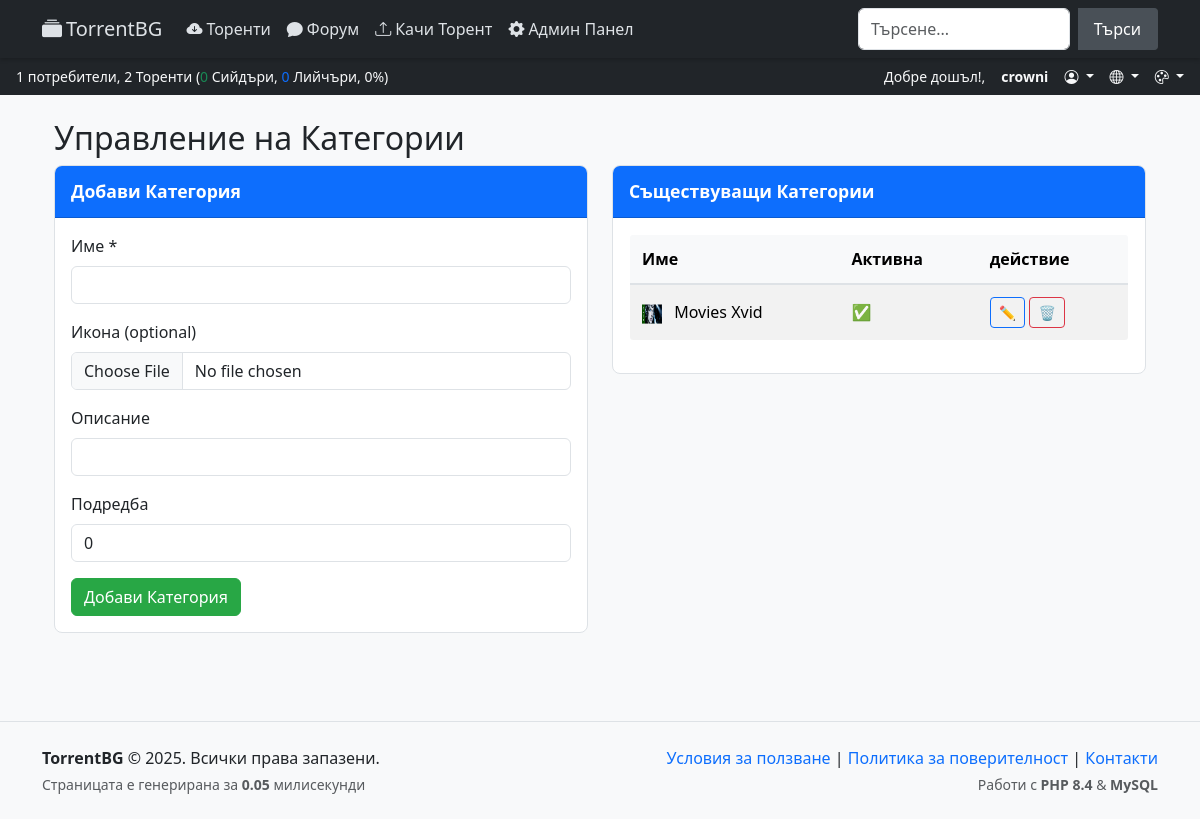
Before: /admin/categories.php (signed in) with the older database file.
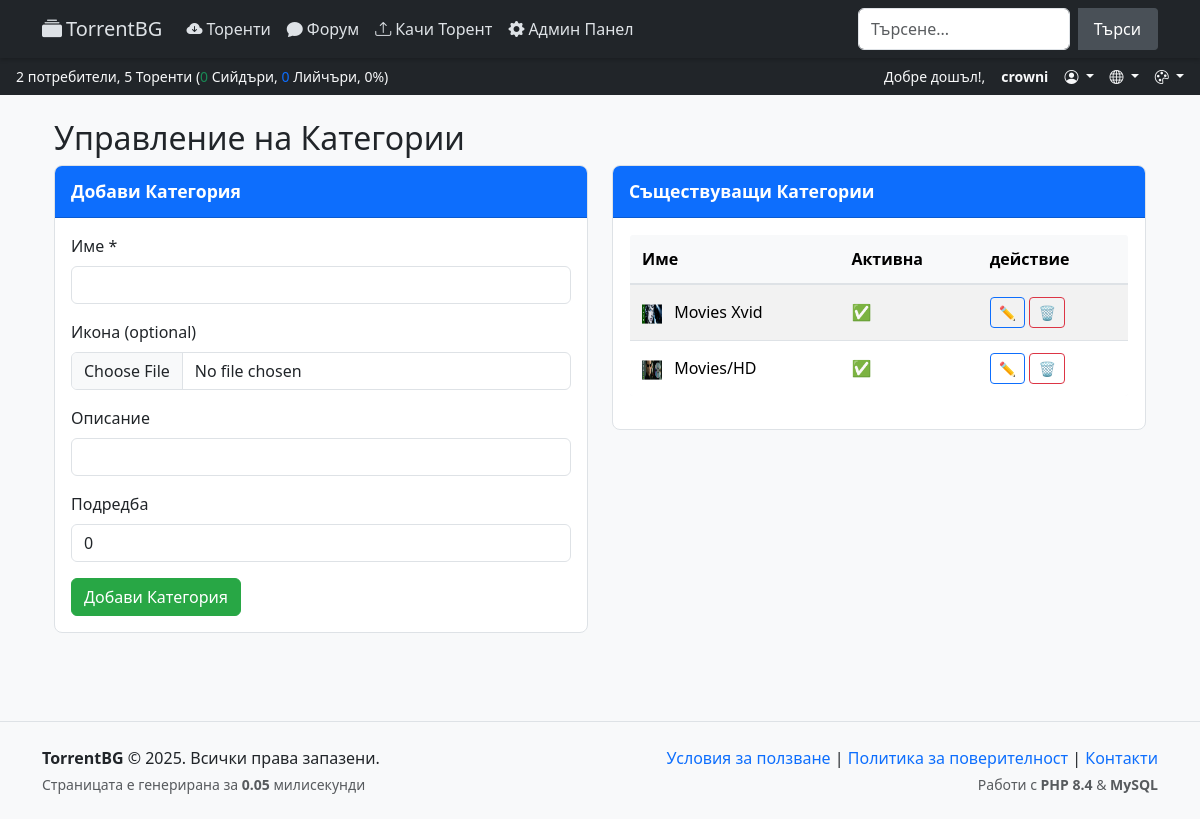
After: the same page with the newer database file.
### tables this page shows
CREATE TABLE IF NOT EXISTS `categories` (
  `id` int UNSIGNED NOT NULL AUTO_INCREMENT,
  `name` varchar(50) NOT NULL,
  `icon` varchar(255) DEFAULT NULL,
  `description` varchar(255) DEFAULT NULL,
  `order` tinyint UNSIGNED NOT NULL DEFAULT '0',
  `is_active` tinyint(1) NOT NULL DEFAULT '1',
  PRIMARY KEY (`id`)
);

### includes/Language.php (called while the page is built, shortened)
<?php
class Language {
    private string $langCode;
    private array $translations = [];
    public function __construct(string $langCode = 'en') {
        $supported = ['en', 'bg', 'fr', 'de', 'ru'];
        $this->langCode = in_array($langCode, $supported) ? $langCode : 'en';
    }
    private function loadLanguage(): void {
        $file = __DIR__ . "/../language/{$this->langCode}.php";
        if (file_exists($file)) {
            $this->translations = require $file;
        } else {
            $this->translations = require __DIR__ . '/../language/en.php';
        }
    }
    public function get(string $key, ...$params): string {
        $text = $this->translations[$key] ?? "{{$key}}";
        return $params ? vsprintf($text, array_map('htmlspecialchars', $params)) : htmlspecialchars($text);
    }
    public function getCurrent(): string {
        return $this->langCode;
    }
}

### includes/StyleManager.php (called while the page is built, shortened)
<?php
class StyleManager {
    private string $style;
    public function __construct() {
        $this->style = $_GET['style'] ?? $_SESSION['style'] ?? $_COOKIE['style'] ?? 'light';
    }
    public function getCSS(): string {
        return "styles/{$this->style}/style.css";
    }
}

### includes/Auth.php (called while the page is built, shortened)
<?php
class Auth {
    private PDO $pdo;
    private ?array $user = null;
    public function __construct(PDO $pdo) {
        $this->pdo = $pdo;
        $this->loadUser();
    }
    private function loadUser(): void {
        if (isset($_SESSION['user_id'])) {
            $stmt = $this->pdo->prepare("SELECT * FROM users WHERE id = ?");
            $stmt->execute([$_SESSION['user_id']]);
            $this->user = $stmt->fetch();
        }
    }
    public function isLoggedIn(): bool {
        return $this->user !== null;
    }
}

### admin/categories.php (the view, shortened to what the changed rows need)
<?php
require_once __DIR__ . '/../includes/Auth.php';
require_once __DIR__ . '/../includes/Language.php';
$pdo = Database::getInstance();
$stmt = $pdo->query("SELECT * FROM categories ORDER BY `order`");
$categories = $stmt->fetchAll();
require_once __DIR__ . '/../templates/header.php';
?>
<div class="container-fluid">
    <h2><?= $lang->get('manage_categories') ?></h2>
    <div class="row">
        <div class="col-md-6">
            <div class="card">
                <div class="card-body">
                    <div class="table-responsive">
                        <table class="table table-striped">
                            <thead>
                                <tr>
                                    <th><?= $lang->get('name') ?></th>
                                    <th><?= $lang->get('active') ?></th>
                                    <th><?= $lang->get('actions') ?></th>
                                </tr>
                            </thead>
                            <tbody>
                                <?php foreach ($categories as $cat): ?>
                                    <tr>
                                        <td>
                                            <?php if ($cat['icon']): ?>
                                                <img src="/<?= $cat['icon'] ?>" width="20" height="20" class="me-2">
                                            <?php endif; ?>
                                            <?= htmlspecialchars($cat['name']) ?>
                                        </td>
                                        <td><?= $cat['is_active'] ? '✅' : '❌' ?></td>
                                        <td>
                                            <button class="btn btn-sm btn-outline-primary" data-bs-toggle="modal" data-bs-target="#editCatModal<?= $cat['id'] ?>">✏️</button>
                                            <form method="POST" style="display:inline;" onsubmit="return confirm('<?= $lang->get('confirm_delete') ?>')">
                                                <button type="submit" class="btn btn-sm btn-outline-danger">🗑️</button>
                                            </form>
                                        </td>
                                    </tr>
                                <?php endforeach; ?>
                            </tbody>
                        </table>
                    </div>
                </div>
            </div>
        </div>
    </div>
</div>
<?php require_once __DIR__ . '/../templates/footer.php'; ?>

### templates/header.php (shortened to what the changed rows need)
<?php
require_once ROOT_PATH . 'includes/Auth.php';
require_once ROOT_PATH . 'includes/StyleManager.php';
require_once ROOT_PATH . 'includes/Language.php';
$pdo = Database::getInstance();
$auth = new Auth($pdo);
$styleManager = new StyleManager();
$lang = new Language($_SESSION['lang'] ?? 'en');
try {
    $pdo->exec("CREATE TABLE IF NOT EXISTS `peers` (
        `id` INT NOT NULL AUTO_INCREMENT,
        `torrent_id` INT NOT NULL,
        `peer_id` VARCHAR(40) NOT NULL,
        `ip` VARCHAR(45) NOT NULL,
        `port` INT NOT NULL,
        `seeder` TINYINT(1) NOT NULL DEFAULT 0,
        `uploaded` BIGINT UNSIGNED NOT NULL DEFAULT 0,
        `downloaded` BIGINT UNSIGNED NOT NULL DEFAULT 0,
        `left` BIGINT UNSIGNED NOT NULL DEFAULT 0,
        `last_announce` DATETIME NOT NULL DEFAULT CURRENT_TIMESTAMP ON UPDATE CURRENT_TIMESTAMP,
        PRIMARY KEY (`id`),
        UNIQUE KEY `unique_peer` (`torrent_id`, `peer_id`),
        KEY `torrent_id` (`torrent_id`),
        KEY `seeder` (`seeder`)
    ) ENGINE=InnoDB DEFAULT CHARSET=utf8mb4;");
} catch (Exception $e) {
}
$stmt = $pdo->query("SELECT COUNT(*) FROM users");
$totalUsers = $stmt->fetchColumn();
$stmt = $pdo->query("SELECT COUNT(*) FROM torrents");
$totalTorrents = $stmt->fetchColumn();
$hasSeederColumn = false;
try {
    $hasSeederColumn = true;
} catch (PDOException $e) {
}
if ($hasSeederColumn) {
    $pdo->exec("DELETE FROM peers WHERE last_announce < NOW() - INTERVAL 30 MINUTE");
    $stmt = $pdo->query("SELECT COUNT(*) FROM peers WHERE seeder = 1");
    $seeders = $stmt->fetchColumn();
    $stmt = $pdo->query("SELECT COUNT(*) FROM peers WHERE seeder = 0");
    $leechers = $stmt->fetchColumn();
    $totalPeers = $seeders + $leechers;
    $seederPercentage = $totalPeers > 0 ? round(($seeders / $totalPeers) * 100, 1) : 0;
    $statsText = sprintf(
        "%s %s, %s %s (<span class=\"text-success\">%s</span> %s, <span class=\"text-primary\">%s</span> %s, %s%%)",
        number_format($totalUsers),
        $lang->get('users'),
        number_format($totalTorrents),
        $lang->get('torrents'),
        number_format($seeders),
        $lang->get('seeders'),
        number_format($leechers),
        $lang->get('leechers'),
        $seederPercentage
    );
}
$greeting = '';
if ($auth->isLoggedIn()) {
    $user = $auth->getUser();
    $greeting = $lang->get('welcome') . ', <strong>' . htmlspecialchars($user['username']) . '</strong>';
}
?>
<!DOCTYPE html>
<html lang="<?= $lang->getCurrent() ?>">
<head>
    <link href="https://cdn.jsdelivr.net/npm/bootstrap@5.3.3/dist/css/bootstrap.min.css" rel="stylesheet">
    <link rel="stylesheet" href="https://cdn.jsdelivr.net/npm/bootstrap-icons@1.11.3/font/bootstrap-icons.min.css">
    <link href="<?= $styleManager->getCSS() ?>" rel="stylesheet">
</head>
<body>
    <div class="bg-dark text-light py-2 px-3 d-flex justify-content-between align-items-center small">
        <div>
            <?= $statsText ?>
        </div>
        <div class="d-flex align-items-center gap-3">
            <?php if ($auth->isLoggedIn()): ?>
                <?= $greeting ?>
            <?php else: ?>
                <a href="/login.php" class="text-light text-decoration-none"><?= $lang->get('login') ?></a> |
                <a href="/register.php" class="text-light text-decoration-none"><?= $lang->get('register') ?></a>
            <?php endif; ?>
            <?php if ($auth->isLoggedIn()): ?>
                <li class="nav-item dropdown list-unstyled mb-0">
                </li>
            <?php endif; ?>
            <li class="nav-item dropdown list-unstyled mb-0">
            </li>
            <li class="nav-item dropdown list-unstyled mb-0">
            </li>
        </div>
    </div>
    <div class="container py-4">

Changed rows visible on the page:
added categories: icon (picture), name "Movies/HD"
Other visible differences:
$totalUsers: "1" → "2"
$totalTorrents: "2" → "5"
